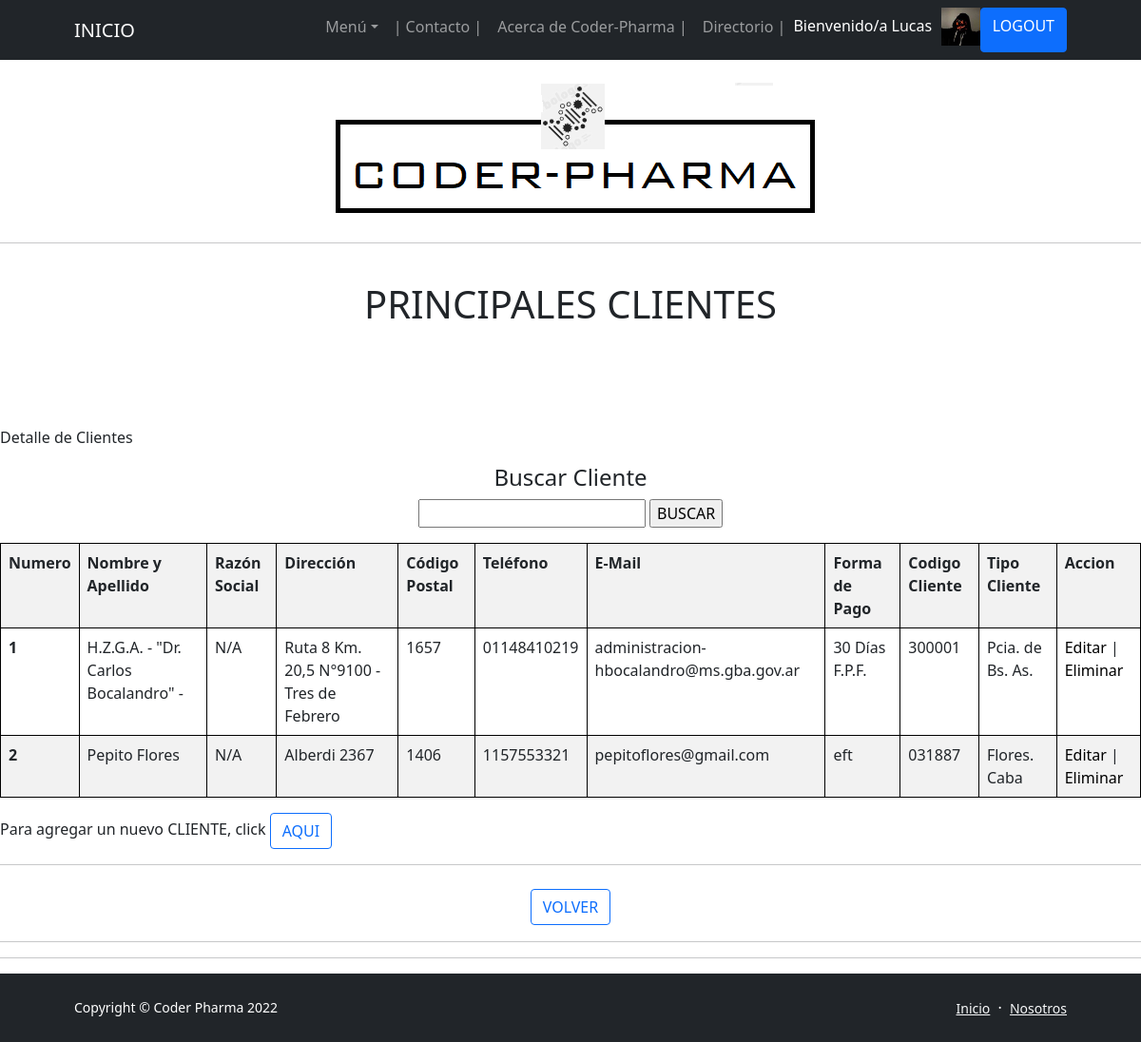
Page /App-Drogueria/Clientes (signed in) on the committed database.
### App_DROGUERIA/models.py (models this page shows, shortened)
class CLIENTES(models.Model):
    nombre = models.CharField(max_length=50)
    apellido = models.CharField(max_length=50)
    razonSocial = models.CharField(max_length=50)
    direccion = models.CharField(max_length=50)
    codigoPostal = models.IntegerField()
    telefono = models.CharField(max_length=50)
    eMail = models.EmailField(max_length=50)
    form_pago = models.CharField(max_length=50)
    codigo_Cliente = models.CharField(max_length=50)
    tipo_Cliente= models.CharField(max_length=50) # Clinica, Hospitales, Ministerios, Municipio, Gobierno Provincial, etc

### App_DROGUERIA/views.py (the view)
# urls.py: path('Clientes', Clientes, name = "08_Clientes"),
def Clientes (request):
    clientes = CLIENTES.objects.all()
    try:
        avatar = Avatar.objects.get(usuario = request.user.id)
        return render(request,"08 - Clientes.html", {"Clientes": clientes, "url": avatar.imagen.url})
    except:
        return render(request,"08 - Clientes.html", {"Clientes": clientes})

### App_DROGUERIA/Templates/08 - Clientes.html
{% extends '00 - ORIGEN (b).html' %}
{% load static %}
{% block blockname %}
    <body>
        <br>
        <p class="text-center"><img class="img-fluid rounded mb-5 mb-lg-0" src="http://127.0.0.1:8000/media/imagenes/Membrete_Coder-Pharma.png" alt="..." /></p>
        <hr>
        <br>
        <h1 class="text-center"> PRINCIPALES CLIENTES </h1>
        <br>
        <br>
        <br>
        <br>
        <p> Detalle de Clientes </p>
        <center>
            <h4 class="text-center"> Buscar Cliente </h4>
            <form action="{% url '08_BuscarCliente' %}" method="GET"> {% csrf_token %}
            <p><input type="text" name="nombre">
            <input type="submit" value="BUSCAR">
            </p>
            <table class="table table-striped">
                <tr>
                    <th>Numero</th>
                    <th>Nombre y Apellido </th>
                    <th>Razón Social</th>
                    <th>Dirección</th>
                    <th>Código Postal</th>
                    <th>Teléfono</th>
                    <th>E-Mail</th>
                    <th>Forma de Pago</th>
                    <th>Codigo Cliente</th>
                    <th>Tipo Cliente</th>
                    <th>Accion</th>
                </tr>
                    {% for cliente in Clientes %}
                <tr>
                    <th scope="row">{{forloop.counter}}</th>
                    <td>{{cliente.nombre}} {{cliente.apellido}}</td>
                    <td>{{cliente.razonSocial}}</td>
                    <td>{{cliente.direccion}}</td>
                    <td>{{cliente.codigoPostal}}</td>
                    <td>{{cliente.telefono}}</td>
                    <td>{{cliente.eMail}}</td>
                    <td>{{cliente.form_pago}}</td>
                    <td>{{cliente.codigo_Cliente}}</td>
                    <td>{{cliente.tipo_Cliente}}</td>
                    <td>
                        <a style="color: black; text-decoration: none" href="{% url '08_EditaCliente' cliente.id %}">Editar</a> |
                        <a style="color: black; text-decoration: none" href="{% url '08_EliminaCliente' cliente.id %}">Eliminar</a>
                    </td>
                </tr>
                    {% endfor %}
            </table>
        </center>
        <p> Para agregar un nuevo CLIENTE, click  <a style="text-decoration: none;" href="{% url '08_AgregaCliente' %}" class="btn btn-outline-primary">AQUI</a> </p>
        <hr>
        <h1 class="text-center"><a href="{% url '04_AcercadeCoderPharma' %}" class="btn btn-outline-primary" disabled> VOLVER</a></h1>
        <hr><hr>
    </body>
</html>
{% endblock blockname %}

### App_DROGUERIA/Templates/00 - ORIGEN (b).html (shortened to what this page needs)
<!DOCTYPE html>
<html lang="es">
    <head>
        {% load static %}
        <link href="https://cdn.jsdelivr.net/npm/bootstrap-icons@1.5.0/font/bootstrap-icons.css" rel="stylesheet" />
        <link href="{% static 'css/styles.css' %}" rel="stylesheet" />
        <link href="css/styles.css" rel="stylesheet" />
    </head>
    <body class="d-flex flex-column h-100">
        <main class="flex-shrink-0">
            <nav class="navbar navbar-expand-lg navbar-dark bg-dark">
                <div class="container px-5">
                    <a class="navbar-brand" href="{% url '01_Inicio' %}">INICIO</a>
                    <div class="collapse navbar-collapse" id="navbarSupportedContent">
                        <ul class="navbar-nav ms-auto mb-2 mb-lg-0">
                            <li class="nav-item dropdown">
                                <a class="nav-link dropdown-toggle" id="navbarDropdownBlog" href="#" role="button" data-bs-toggle="dropdown" aria-expanded="false">Menú</a>
                            </li>
                            <li class="nav-item"><a class="nav-link" href="{% url '09_Contacto' %}"> | Contacto | </a></li>
                            <li class="nav-item"><a class="nav-link" href="{% url '04_AcercadeCoderPharma' %}">Acerca de Coder-Pharma | </a></li>
                            <li class="nav-item"><a class="nav-link" href="{% url '05_Directorio' %}">Directorio | </a></li>
                            {% if user.is_authenticated %}
                                <p style="color: rgb(255, 255, 255); text-decoration: none; margin-right: 10px; margin-top: 7px;">Bienvenido/a {{user.username}}  </p>
                                <img src="{{ url }}" height="40px" alt="Avatar">
                                <li class="btn btn-primary" disabled ><a style="color: rgb(255, 255, 255); text-decoration: none" href="{% url '11_Logout' %}">LOGOUT</a></li>
                            {% else %}
                                <li class="btn btn-primary" disabled ><a style="color: rgb(255, 255, 255); text-decoration: none" href="{% url '09_Login' %}">LOGIN</a></li>
                            {% endif %}
                        </ul>
                    </div>
                </div>
            </nav>
            {% block blockname %}
            {% endblock blockname %}
        <footer class="bg-dark py-4 mt-auto">
            <div class="container px-5">
                <div class="row align-items-center justify-content-between flex-column flex-sm-row">
                    <div class="col-auto"><div class="small m-0 text-white">Copyright &copy; Coder Pharma 2022</div></div>
                    <div class="col-auto">
                        <a class="link-light small" href="{% url '01_Inicio' %}">Inicio</a>
                        <span class="text-white mx-1">&middot;</span>
                        <a class="link-light small" href="{% url '05_Directorio' %}">Nosotros</a>
                    </div>
                </div>
            </div>
        </footer>
    </body>
</html>

### App_DROGUERIA/Templates/00 - ORIGEN (b).html (style rules this page uses)
table, th, td { border: 1px solid black; }

### rows in the picture
CLIENTES: nombre "H.Z.G.A. - \"Dr. Carlos Bocalandro\"", apellido "-", razonSocial "N/A", direccion "Ruta 8 Km. 20,5 N°9100 - Tres de Febrero", codigoPostal "1657", telefono "01148410219", eMail "administracion-hbocalandro@ms.gba.gov.ar", form_pago "30 Días F.P.F.", codigo_Cliente "300001", tipo_Cliente "Pcia. de Bs. As."
CLIENTES: nombre "Pepito", apellido "Flores", razonSocial "N/A", direccion "Alberdi 2367", codigoPostal "1406", telefono "1157553321", eMail "pepitoflores@gmail.com", form_pago "eft", codigo_Cliente "031887", tipo_Cliente "Flores. Caba"

### other values in the picture
{{ user.username }} "Lucas"
